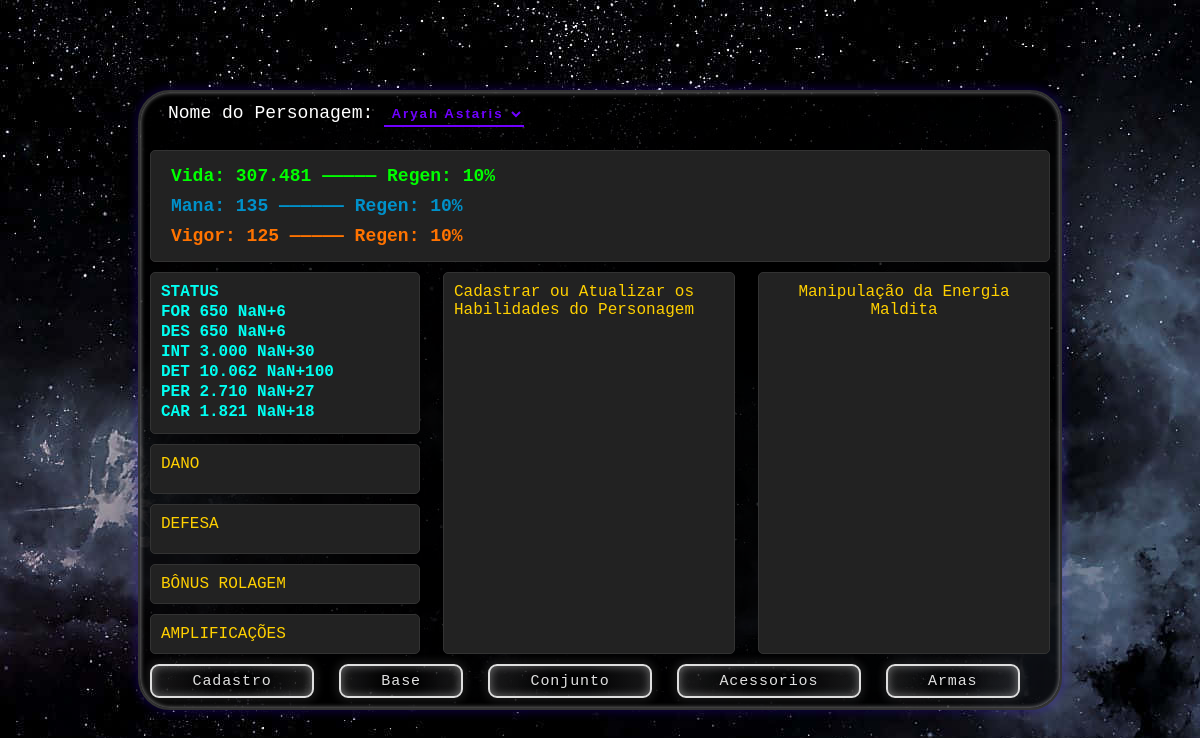
The page / on the database its author committed.
### tela_personagem/models.py (models this page shows, shortened)
class Tela_personagem(models.Model):
    nome = models.CharField(max_length=30, default="")  # Valor padrão para começar
    vida = models.IntegerField(default=100)
    regenVida = models.IntegerField(default=0)
    mana = models.IntegerField(default=100)
    regenMana = models.IntegerField(default=0)
    vigor = models.IntegerField(default=100)
    regenVigor = models.IntegerField(default=0)
    forca = models.IntegerField(default=0)
    destreza = models.IntegerField(default=0)
    inteligencia = models.IntegerField(default=0)
    determinacao = models.IntegerField(default=0)
    perspicacia = models.IntegerField(default=0)
    carisma = models.IntegerField(default=0)
    danoFixo_1 = models.IntegerField(default=0)
    penetracao_1 = models.IntegerField(default=0)
    danoFixo_2 = models.IntegerField(default=0)
    penetracao_2 = models.IntegerField(default=0)
    danoFixo_3 = models.IntegerField(default=0)
    penetracao_3 = models.IntegerField(default=0)
    defesaFixa_1 = models.IntegerField(default=0)
    resistencia_1 = models.IntegerField(default=0)
    defesaFixa_2 = models.IntegerField(default=0)
    resistencia_2 = models.IntegerField(default=0)
    defesaFixa_3 = models.IntegerField(default=0)
    resistencia_3 = models.IntegerField(default=0)
    defesaFixa_4 = models.IntegerField(default=0)
    resistencia_4 = models.IntegerField(default=0)
    defesaFixa_5 = models.IntegerField(default=0)
    resistencia_5 = models.IntegerField(default=0)
    rolagem1 = models.IntegerField(default=0)
    rolagem2 = models.IntegerField(default=0)
    rolagem3 = models.IntegerField(default=0)
    rolagem4 = models.IntegerField(default=0)
    rolagem5 = models.IntegerField(default=0)
    rolagem6 = models.IntegerField(default=0)
    rolagem7 = models.IntegerField(default=0)
    rolagem8 = models.IntegerField(default=0)
    rolagem9 = models.IntegerField(default=0)
    rolagem10 = models.IntegerField(default=0)
    rolagem11 = models.IntegerField(default=0)
    rolagem12 = models.IntegerField(default=0)
    rolagem13 = models.IntegerField(default=0)
    rolagem14 = models.IntegerField(default=0)
    rolagem15 = models.IntegerField(default=0)
    rolagem15 = models.IntegerField(default=0)
    rolagem16 = models.IntegerField(default=0)
    rolagem17 = models.IntegerField(default=0)
    rolagem18 = models.IntegerField(default=0)
    rolagem19 = models.IntegerField(default=0)
    rolagem20 = models.IntegerField(default=0)
    rolagem21 = models.IntegerField(default=0)
    rolagem22 = models.IntegerField(default=0)
    rolagem23 = models.IntegerField(default=0)
    rolagem24 = models.IntegerField(default=0)
    rolagem25 = models.IntegerField(default=0)
    amplificacao1 = models.IntegerField(default=0)
    amplificacao2 = models.IntegerField(default=0)
    amplificacao3 = models.IntegerField(default=0)
    amplificacao4 = models.IntegerField(default=0)
    amplificacao5 = models.IntegerField(default=0)
    amplificacao6 = models.IntegerField(default=0)
    amplificacao7 = models.IntegerField(default=0)
    amplificacao8 = models.IntegerField(default=0)
    amplificacao9 = models.IntegerField(default=0)
    amplificacao10 = models.IntegerField(default=0)
    amplificacao11 = models.IntegerField(default=0)
    amplificacao12 = models.IntegerField(default=0)
    amplificacao13 = models.IntegerField(default=0)
    amplificacao14 = models.IntegerField(default=0)
    amplificacao15 = models.IntegerField(default=0)
    amplificacao15 = models.IntegerField(default=0)

### tela_personagem/views.py (the view)
# urls.py: path('', views.exibir_personagem, name='exibir_personagem'),
def exibir_personagem(request, personagem_id=None):
    personagens = Tela_personagem.objects.all()  # Obtém todos os personagens
    if personagem_id:
        tela_personagem = get_object_or_404(Tela_personagem, pk=personagem_id)
    else:
        tela_personagem = Tela_personagem.objects.first()
        if not tela_personagem:
            tela_personagem = None #Define como none para tratar no HTML
    context = {'tela_personagem': tela_personagem, 'personagens': personagens} #troca na variavel pessoa para tela_personagem
    return render(request, 'tela_personagem.html', context)

### tela_personagem/templates/tela_personagem.html (shortened to what this page needs)
<!DOCTYPE html>
<html lang="pt-BR">
<head>
    {% load static %}
    <link rel="stylesheet" type="text/css" href="{% static 'tela_personagem/style.css' %}">
</head>
<body>
    {% load l10n %}
    {% load humanize %}
    {% localize on %}
    <div class="hud-container">
        <div class="header">
            <div class="name" style="color: white;">Nome do Personagem:
              <select class='personagem_select' id="personagem_select" onchange="selecionarPersonagem()">
                {% for personagem in personagens %}
                    <option value="{{ personagem.id }}" {% if personagem.id == tela_personagem.id %}selected{% endif %}>
                        {{ personagem.nome }}
                    </option>
                  {% endfor %}
              </select>
            </div>
        </div>
        <div class="top-section">
            <div class="attribute-personal bordered-section">
                <div class="vida">Vida: <span id="vida">{{ tela_personagem.vida|intcomma }}</span><span id="regenVida_container">————— Regen: <span id="regenVida">{{ tela_personagem.regenVida|intcomma }}</span>%</span></div>
                <div class="mana">Mana: <span id="mana">{{ tela_personagem.mana|intcomma }}</span><span id="regenMana_container">—————— Regen: <span id="regenMana">{{ tela_personagem.regenMana|intcomma }}</span>%</span></div>
                <div class="vigor">Vigor: <span id="vigor">{{ tela_personagem.vigor|intcomma }}</span><span id="regenVigor_container">————— Regen: <span id="regenVigor">{{ tela_personagem.regenVigor|intcomma }}</span>%</span></div>
            </div>
        </div>
        <div class="middle-section">
            <div class="attribute-defense-container">
                <div class="attribute-stats bordered-section">
                    <div class="stat" title="Aqui estará os valores de Status e o Bônus de Rolagem concedido.">STATUS</div>
                    <div class="stat" title="Forca" id="forca_container">FOR <span id="forca">{{ tela_personagem.forca|intcomma }}</span> <span id="forcaBonus"></span></div>
                    <div class="stat" title="Destreza" id="destreza_container">DES <span id="destreza">{{ tela_personagem.destreza|intcomma }}</span> <span id="destrezaBonus"></span></div>
                    <div class="stat" title="Inteligência" id="inteligencia_container">INT <span id="inteligencia">{{ tela_personagem.inteligencia|intcomma }}</span> <span id="inteligenciaBonus"></span></div>
                    <div class="stat" title="Determinação" id="determinacao_container">DET <span id="determinacao">{{ tela_personagem.determinacao|intcomma }}</span> <span id="determinacaoBonus"></span></div>
                    <div class="stat" title="Perspicácia" id="perspicacia_container">PER <span id="perspicacia">{{ tela_personagem.perspicacia|intcomma }}</span> <span id="perspicaciaBonus"></span></div>
                    <div class="stat" title="Carisma" id="carisma_container">CAR <span id="carisma">{{ tela_personagem.carisma|intcomma }}</span> <span id="carismaBonus"></span></div>
                </div>
                <div class="damage-stats bordered-section">
                  <div class="damage-stats">
                      <div class="damage">DANO</div>
                  </div>
              </div>
              <div class="defense-stats bordered-section">
                  <div class="defense-stats">
                      <div class="defense">DEFESA</div>
                  </div>
              </div>
            <div class="rolling-bonus-stats bordered-section">
                <div class="bonus">BÔNUS ROLAGEM</div>
            </div>
            <div class="other-info-stats bordered-section">
                <div class="amplifications">
                    <div class="amp">AMPLIFICAÇÕES</div>
                </div>
            </div>
            </div>
            <div class="character-abilities bordered-section">
                <div class="abilities">
                    Cadastrar ou Atualizar os Habilidades do Personagem
                </div>
            </div>
            <div class="character-equipment bordered-section">
                <div class="equipment">
                    <div title="Consegue criar e/ou manipular a energia maldita no ambiente, podendo criar, imbuir, atacar, ou se defender com a energia. A energia criada ou manipulada recebe a du-reza baseada em 350% Determinação.
                    Pode ser usada como uma reação.
                    " id="forca_container">Manipulação da Energia Maldita</div>
                </div>
            </div>
        </div>
        <div>
            <a href="{% url 'cadastro' %}"><button class="button" role="button">Cadastro</button></a>
            <a href="{% url 'base_personagem' %}"><button class="button" role="button">Base</button></a>
            <a href="{% url 'conjunto' %}" class="buttonLink"><button class="button" role="button">Conjunto</button></a>
            <a href="{% url 'acessorios' %}"><button class="button" role="button">Acessorios</button></a>
            <a href="{% url 'arma' %}"><button class="button" role="button">Armas</button></a>
        </div>
    </div>
    {% endlocalize %}
</body>
</html>

### Personagem/static/tela_personagem/style.css (style rules this page uses)
body { background-image: url('background.jpg'); font-family: Courier; margin: 0; padding: 0; display: flex; justify-content: center; align-items: center; min-height: 100vh; }
button { --green: #dfdfdf; font-size: 15px; padding: 0.3em 2.7em; letter-spacing: 0.06em; position: relative; font-family: inherit; border-radius: 0.6em; overflow: hidden; transition: all 0.3s; line-height: 1.4em; border: 2px solid var(--green); background: linear-gradient(to right, rgba(238, 238, 238, 0.1) 1%, transparent 40%,transparent 60% , rgba(238, 238, 238, 0.1) 100%); color: var(--green); box-shadow: inset 0 0 10px rgba(243, 243, 243, 0.4), 0 0 9px 3px rgba(243, 243, 243, 0.1); margin-right: 1em; }
button:before { content: ""; position: absolute; left: -4em; width: 4em; height: 100%; top: 0; transition: transform .4s ease-in-out; background: linear-gradient(to right, transparent 1%, rgba(238, 238, 238, 0.1) 40%,rgba(238, 238, 238, 0.1) 60% , transparent 100%); }
select:after { background-color: transparent; }
.hud-container { background-color: rgba(0, 0, 0, 0.8); border: 2px solid #333; padding: 10px; width: 80%; max-width: 900px; box-shadow: inset 0 0 05px rgba(255, 255, 255, 0.6), 0 0 9px 3px rgba(55, 0, 255, 0.2); border-radius: 2em; }
.header { margin-bottom: 10px; margin-left: 1em; text-align: left; font-size: large; }
.bordered-section { border: 1px solid #333; background-color: #222; padding: 10px; margin-bottom: 10px; border-radius: 5px; }
.attribute-personal { display: flex; flex-direction: column; }
.vida, .mana, .vigor { display: flex; justify-content: left; gap: .6em; padding: 5px 10px; border-radius: 1px; font-weight: bold; }
.vida { font-size: large; text-align: center; color: #0f0; }
.mana { font-size: large; text-align: center; color: rgb(0, 145, 202); }
.vigor { font-size: large; text-align: center; color: rgb(255, 115, 0); }
.middle-section { display: flex; flex-wrap: wrap; justify-content: space-between; }
.attribute-defense-container { width: 30%; }
.attribute-stats { color: rgb(0, 255, 242); font-weight: bold; text-align: left; font-size: medium; }
.attribute-stats .stat { margin-bottom: 2px; }
.defense-stats { color: rgb(255, 208, 0); margin-bottom: 10px; }
.damage-stats { color: rgb(255, 208, 0); margin-bottom: 10px; }
.rolling-bonus-stats { color: rgb(255, 208, 0); }
.other-info-stats { color: rgb(255, 208, 0); }
.amplifications { color: rgb(255, 208, 0); }
.character-abilities { width: 30%; }
.abilities { color: rgb(255, 208, 0); }
.character-equipment { width: 30%; }
.equipment { text-align: center; color: rgb(255, 208, 0); }

### rows shown on the page
Tela_personagem: vida "307.481", regenVida "10", mana "135", regenMana "10", vigor "125", regenVigor "10", forca "650", destreza "650", inteligencia "3.000", determinacao "10.062", perspicacia "2.710", carisma "1.821"

### other values the page prints
form field value "Aryah Astaris"
